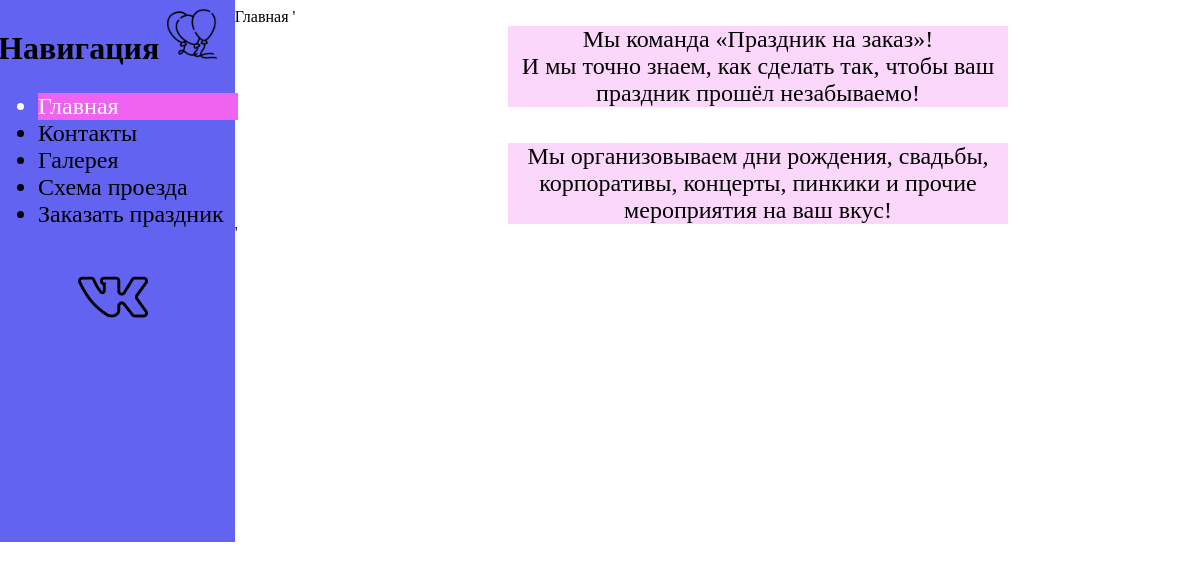
Page /page/1 on the committed database.
### Eventapp/models.py (models this page shows, shortened)
class EventSite(models.Model):
    site_title = models.CharField(verbose_name = 'Заголовок (title)', max_length=255, default="Заголовок" )
    site_nav = models.CharField(verbose_name = 'Название ссылки', max_length=255, default="Название ссылки")
    site_nav_position = models.IntegerField(verbose_name = 'Приоритет в навигации (0 - исключить)', default=0,)
    site_content = models.TextField(verbose_name = 'Основное содержание страницы', default='<a id="top_of _page" href="#h1" class="card-link">На раздел 1</a><h6 class="card-subtitle mb-2 text-body-secondary "><a id="h1">Раздел 1</a></h6> <p class="card-text">Содержание раздела 1</p><img src="/static/images/settings_django.png"  height="30px"><a href="#top_of _page" class="card-link">к началу страницы</a>')
    class Meta:
        verbose_name = 'Контент текущей страницы'
        verbose_name_plural = 'Уникальный контент страниц'
        ordering = ('-site_nav_position',)

### Eventapp/views.py (the view)
# urls.py: path('page/<int:pk>', views.page, name='page'),
def page(request, pk):
    nav_objects = EventSite.objects.values('id','site_nav', 'site_nav_position').filter(site_nav_position__gt=0).order_by('site_nav_position')
    print("nav_objects: ", nav_objects)
    content_object = EventSite.objects.values().get(id=pk)
    print("content_object:\n", content_object)
    context = {'pk': pk, 'nav_objects': nav_objects, 'content_object': content_object}
    return render(request, 'event/page.html', context)

### templates/event/page.html (shortened to what this page needs)
{% extends 'event/layout.html' %}
{% block content %}
{% load static %}
    <aside>
            <h1>Навигация <a href="{% url 'page' pk=1 %}"><img src="{% static 'img/logo.png' %}" height=50px width=50px></a> </h1>
            <ul>
                {% for object in nav_objects %}
                <a class="{% if pk == object.id %}active{% endif %}"
                               href="{% url 'page' pk=object.id %}"><li>{{ object.site_nav }}</li></a>
                {% endfor %}
                <br>
                <p class="vk"><a href="https://vk.com/natasha.kuzina" target="_blank"><img src="{% static 'img/vk.png' %}" height=70px width=70px></a></p>
            </ul>
    </aside>
     <div class="card-body">
                {% autoescape off %}{{ content_object.site_title }}{% endautoescape %}
                {% autoescape off %}{{ content_object.site_content }}{% endautoescape %}
     </div>
{% endblock %}

### templates/event/layout.html (style rules this page uses)
aside { background-color: #6263f0; width: 20%; height: 70vh; margin-left: -10px; margin-top: -26px; float: left; }
aside ul li { font-size: x-large; color: #000000; }
h1 { font-size: xx-large; color: #000000; }
a.active li { width: 200px; background-color: #f062f0; color: #FFFFFF }
.vk { margin-left: 40px }
a { color: transparent }
body { background: url("../../static/img/background.gif") no-repeat; background-size: 100% }
article { font-size: x-large; display: block; width: 500px; background-color: #fbd8fb; margin-left: 500px; }

### rows in the picture
EventSite: site_nav "Главная", site_title "Главная", site_content "' Мы команда «Праздник на заказ»! И мы точно знаем, как сделать так, чтобы ваш праздник прошёл незабываемо! Мы организовываем дни рождения, свадьбы, корпоративы, концерты, пинкики и прочие мероприятия на ваш вкус!"
EventSite: site_nav "Контакты"
EventSite: site_nav "Галерея"
EventSite: site_nav "Схема проезда"
EventSite: site_nav "Заказать праздник"
